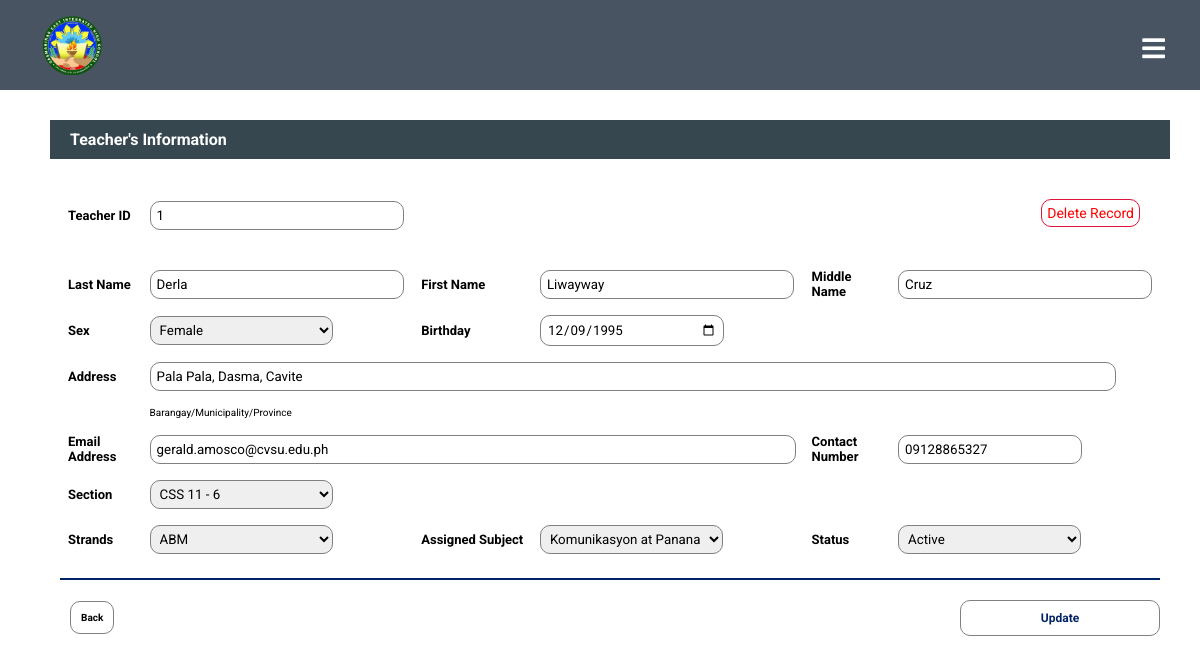
The app's page /Admin/viewteacher.php?tid=1 with its own data.
### tables this page shows
CREATE TABLE IF NOT EXISTS `tbl_teacher` (
`teacher_ID` int(25) NOT NULL,
  `teacher_lname` varchar(255) NOT NULL,
  `teacher_fname` varchar(255) NOT NULL,
  `teacher_mname` varchar(255) NOT NULL,
  `teacher_email_address` varchar(255) NOT NULL,
  `teacher_sex` varchar(25) NOT NULL,
  `teacher_bday` date NOT NULL,
  `teacher_address` varchar(255) NOT NULL,
  `teacher_contact_number` varchar(12) NOT NULL,
  `strands_name` varchar(255) NOT NULL,
  `section_name` varchar(255) NOT NULL,
  `subject_teaching` varchar(300) NOT NULL,
  `teacher_status` varchar(255) NOT NULL
);

### Admin/viewteacher.php (the view, shortened to what this page needs)
<?php
include("../dbconnect.php");
$tid = $_GET['tid'];
$sql = mysqli_query($conn, "SELECT * FROM tbl_teacher WHERE teacher_ID = '$tid'");
$rec = mysqli_fetch_assoc($sql);
?>
<!DOCTYPE html>
<html>
<head>
	<link rel="stylesheet" type="text/css" href="css/styles.css">
	<link rel="stylesheet" type="text/css" href="css/register.css">
    <link rel="stylesheet" href="https://cdn.jsdelivr.net/npm/bootstrap-select@1.13.14/dist/css/bootstrap-select.min.css">
	<link rel="stylesheet" href="https://ajax.googleapis.com/ajax/libs/jqueryui/1.12.1/themes/smoothness/jquery-ui.css">
	<link rel="stylesheet" href="https://cdnjs.cloudflare.com/ajax/libs/chosen/1.8.7/chosen.min.css">
</head>
<body>
	<?php
		include('navbar.php')
	?>
	<div class="container">
		<div class="header">
			<h4>Teacher's Information</h4>
		</div>
		<form method="post">
			<table class="table1">
				<tr>
					<td class="head">Teacher ID</td>
					<td><input type="number" class="lrn_id" name="teacher_ID" value="<?php echo $rec['teacher_ID']; ?>" readonly></td>
					<td colspan="4" align="right">
						<div class="delete-teacher">
							<a href="deleteTeacherInfo.php?tid=<?php echo $rec['teacher_ID']; ?>" onclick="confirm('Are you sure to delete this record with its account?');">Delete Record</a>
						</div>
					</td>
				</tr>
				<tr>
				<td class="head">Last Name</td>
						<td><input type="text" class="adviser_list" name="teacher_lname" value="<?php echo $rec['teacher_lname']; ?>" placeholder="" required></td>
                        <td class="head">First Name</td>
                        <td><input type="text" class="adviser_list" name="teacher_fname" value="<?php echo $rec['teacher_fname']; ?>" placeholder="" required></td>
                        <td class="head">Middle Name</td>
                        <td><input type="text" class="adviser_list" name="teacher_mname" value="<?php echo $rec['teacher_mname']; ?>" placeholder="" required></td>
				</tr>
				<tr>
					<td class="head">Sex</td>
					<td>
						<select name="teacher_sex" required>
							<option selected hidden><?php echo $rec['teacher_sex']; ?></option>
						</select>
					</td>
					<td class="head">Birthday</td>
					<td><input type="date" name="teacher_bday" required value="<?php echo $rec['teacher_bday']; ?>"></td>
				</tr>
				<tr>
					<td class="head">Address</td>
					<td colspan="5"><input type="text" name="teacher_address" class="address" required value="<?php echo $rec['teacher_address']; ?>"></td>
				</tr>
				<tr>
					<td></td>
					<td>
						<p class="desc">Barangay/Municipality/Province</p>
					</td>
				</tr>
				<tr>
					<td class="head">Email Address</td>
					<td colspan="3"><input type="text" name="teacher_email_address" class="email" required value="<?php echo $rec['teacher_email_address']; ?>"></td>
					<td class="head">Contact Number</td>
					<td><input type="number" name="teacher_contact_number" required value="<?php echo $rec['teacher_contact_number']; ?>"></td>
				</tr>
				<tr>
					<td class="head">Section</td>
						<td>
							<select name="section_name">
								<option selected hidden><?php echo $rec['section_name']; ?></option>
							</select>
						</td>
				</tr>
				<tr>
					<td class="head">Strands</td>
					<td>
						<select name="strands_name">
							<option selected hidden><?php echo $rec['strands_name']; ?></option>
						</select>
					</td>
					<td class="head">Assigned Subject</td>
						<td  >
                            <select name="subject_name" class="chosen" >
							<option selected hidden><?php echo $rec['subject_teaching']?></option>
							</select>
						</td>
						<td class="head">Status</td>
						<td>
							<select name="teacher_status" required>
								<option selected hidden><?php echo $rec['teacher_status']; ?></option>
							</select>
						</td>
				</tr>
				<tr>
					<td></td>
				</tr>
			</table>
			<div class="footer-links">
				<div class="back-btn">
					<a href="teacherslist.php">Back</a>
				</div>
				<div class="update-btn">
					<input type="submit" name="update" value="Update" id="update">
				</div>
			</div>
		</form>
	</div>
</body>
</html>

### Admin/css/styles.css (style rules this page uses)
* { margin: 0; padding: 0; text-decoration: none; font-family: "Roboto", sans-serif; }
@media screen and (max-width:1300px) { .delete-teacher { padding: 12px 12px; text-decoration: none; color: #002366; background-color: white; font-size: 12px; margin-top: 16px; } }

### Admin/css/register.css (style rules this page uses)
* { padding: 0; margin: 0; font-family: sans-serif; }
.container { margin: 120px 30px 0 50px; }
form { padding: 10px 10px; }
table { border-collapse: collapse; }
table td { padding: 8px 8px; }
table .head { font-size: 13px; font-weight: bold; }
input, select { width: 170px; padding: 6px 6px; border: 1px solid gray; border-radius: 10px; }
select { padding: 5px 5px; width: 183px; }
.back-btn a { text-decoration: none; font-size: 10px; color: black; padding: 10px 10px; background-color: white; border: 1px solid gray; border-radius: 10px; margin-bottom: 2rem; }
form .desc { font-size: 10px; text-align: justify-all; }
table { border-bottom: 2px solid #002366; }
@media screen and (max-width:1300px) { .header h4 { display: block !important; } }

### Admin/viewteacher.php (style rules this page uses)
.delete-teacher { float: right; margin-bottom: 20px; }
.delete-teacher a { text-decoration: none; font-size: 14px; color: red; padding: 5px 5px; border: 1px solid crimson; border-radius: 10px; }
input[type="submit"] { text-decoration: none; margin-left: 389px; margin-bottom: 20px; margin-top: 20px; width: 200px; font-size: 12px; font-weight: bold; color: #002366; padding: 10px 10px; background-color: white; border: 1px solid gray; border-radius: 10px; }
.header h4 { padding: 10px 20px; background-color:#37474f; color: white; }
.table1 { border-bottom: 2px solid #002366; width: 100%; }
.lrn_id { width: 240px; }
.adviser_list { width: 240px; }
.address { width: 95%; }
.footer-links { display: flex; justify-content: space-between; }
.email { width: 39.5rem; }
.back-btn { text-decoration: none; float: left; margin-bottom: 20px; margin-top: 20px; width: 250px; font-size: 12px; font-weight: bold; color: #002366; padding: 10px 10px; background-color: white; border-radius: 10px; }

### records on screen
tbl_teacher: teacher_ID "1", teacher_lname "Derla", teacher_fname "Liwayway", teacher_mname "Cruz", teacher_sex "Female", teacher_bday "12/09/1995", teacher_address "Pala Pala, Dasma, Cavite", teacher_email_address "gerald.amosco@cvsu.edu.ph", teacher_contact_number "09128865327", section_name "CSS 11 - 6", strands_name "ABM", subject_name "Komunikasyon at Pananaliksik sa Wika at Kulturang Pilipino", teacher_status "Active"
